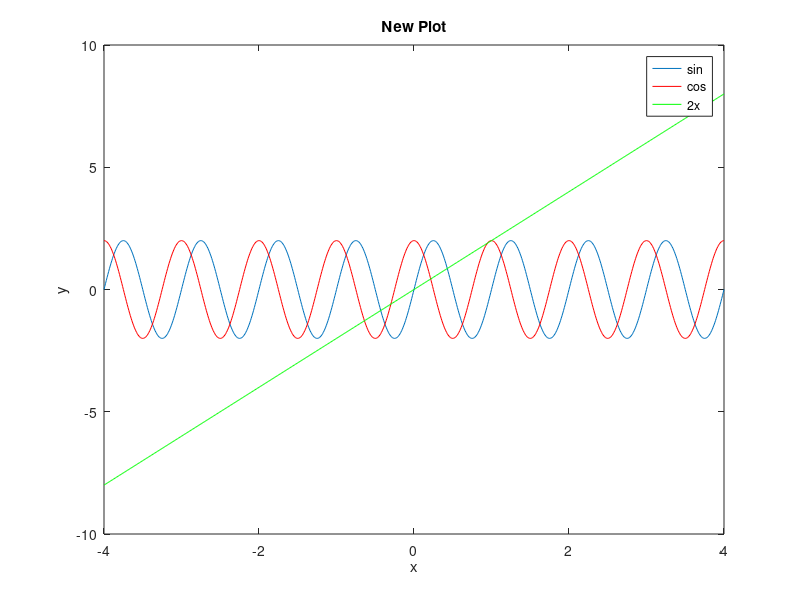
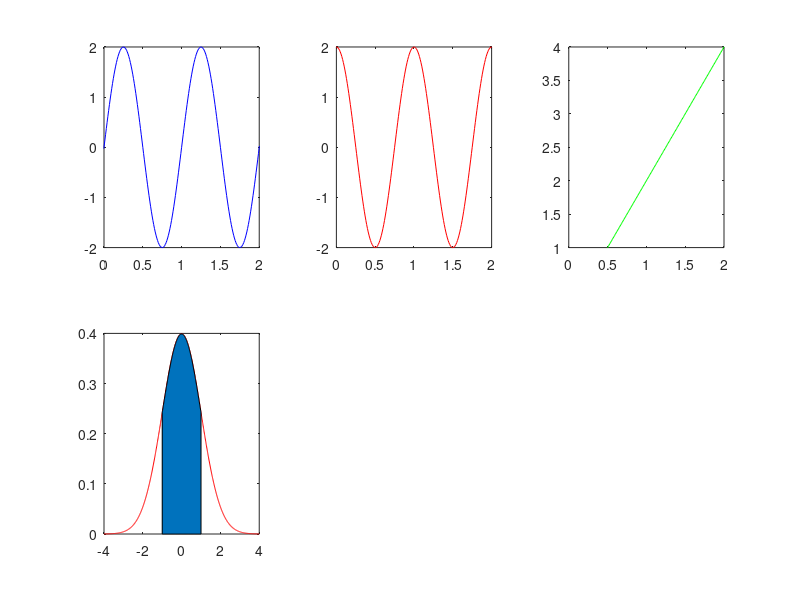
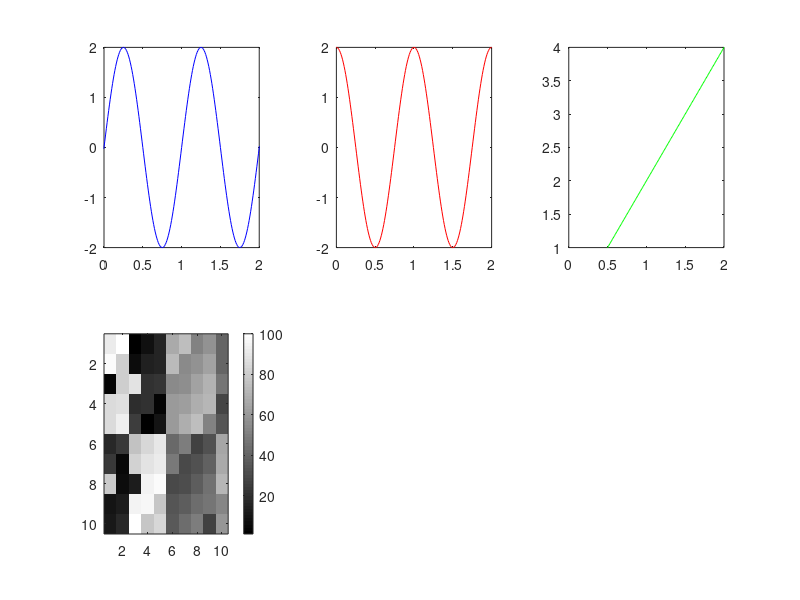

Recreate these plots in MATLAB, in order.
t = [-4:0.01:4];
y1 = 2*sin(2*pi*t);
y2 = 2*cos(2*pi*t);
y3 = 2*t;
plot (t, y1);
hold on                                         % 若无这个语句，则会在把原图清空并画新图
plot (t, y2, 'r');                              
plot (t, y3, 'g');                              % plot用于描点画图，第一个参数是自变量，第二个参数是因变量，第三个参数是图的颜色
xlabel ('x')                                    % 在横轴上标记x
ylabel ('y')                                    % 在纵轴上标记y
legend ('sin', 'cos', '2x')                     % 注明不同的曲线
title ('New Plot')                              % 注明图的标题
print -dpng 'New Plot.png'                      % 存储图片
hold off
close                                           % 关闭图片
figure (1);
plot (t, y1);
figure (2);
plot (t, y2);                                   % 将函数画在不同的画布里
close
subplot (2,3,1);
plot (t, y1, 'b');
axis ([0, 2, -2, 2]);
subplot (2,3,2);                                % 将画布分成2*2的网格然后选择第2块
plot (t, y2, 'r');
axis ([0, 2, -2, 2]);
subplot (2,3,3);
plot (t, y3, 'g');
axis ([0, 2, 1, 4]);                            % 改变当前网格的横纵坐标（横坐标变为0.5~1.5，纵坐标变为1~2）
y4 = normpdf(t);                                % 标准正态分布函数
                                                % 但例如normpdf(2, 2, 4)则得到N(2, 4)在自变量为2时的值
subplot (2,3,4);
plot (t, y4, 'r');
hold on
tx = [-1:0.01:1];
yx = normpdf(tx);
area (tx, yx);                                  % 画出下方面积
hold off
print -dpng 'New Plot_2.png'
close
A = magic(10);
imagesc(A)                                      % 在图上画出矩阵，根据值决定颜色深浅
colorbar                                        % 在图右方得到颜色深浅和矩阵的值对应表
colormap gray                                   % 将颜色定为灰色
print -dpng 'New Plot_3.png'
close